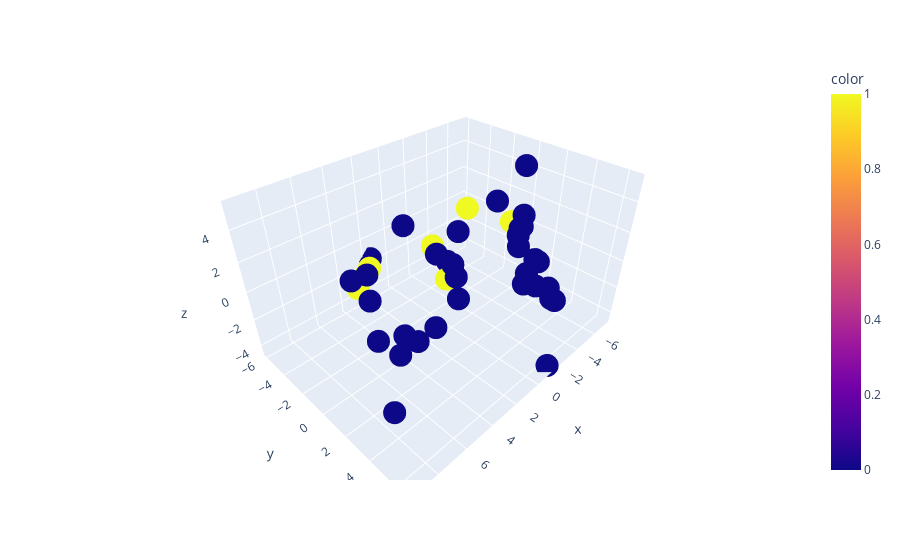

Notebook cell for this chart:
### Code cell
px.scatter_3d(x=x_testdf.iloc[:,0],y=x_testdf.iloc[:,1],z=x_testdf.iloc[:,2], color= y_pred)

### Figure 1 — Plotly figure (JSON) as saved in the notebook; plotly's stock layout.template omitted (floating-point values rounded to 4 significant figures)
{"data": [{"hovertemplate": "x=%{x}<br>y=%{y}<br>z=%{z}<br>color=%{marker.color}<extra></extra>", "legendgroup": "", "marker": {"color": [0, 0, 0, 0, 0, 1, 1, 0, 0, 0, 0, 0, 0, 0, 0, 1, 0, 0, 1, 0, 0, 0, 0, 1, 0, 0, 1, 0, 0, 0, 0, 0, 0, 0, 1, 0, 0, 0, 0, 0], "coloraxis": "coloraxis", "symbol": "circle"}, "mode": "markers", "name": "", "scene": "scene", "showlegend": false, "type": "scatter3d", "x": [-4.744, -1.323, 2.785, -6.513, 6.808, 2.568, -0.4116, -0.06852, 1.72, 4.695, 3.168, 5.872, 5.73, -5.198, 1.663, -3.07, -5.734, -4.91, 3.52, -6.291, -5.534, -4.459, -6.762, 2.778, 0.7683, -3.477, -7.219, 6.072, 2.883, 1.637, 9.337, 5.868, -3.296, -1.438, 2.029, -5.135, 4.06, -6.105, 4.261, -7.006], "y": [1.22, 6.493, 2.916, 1.427, 3.094, -5.558, -2.152, 0.3192, 1.241, 3.382, -4.343, -0.3596, 3.182, 2.541, -5.939, -1.734, 3.215, 1.292, -4.974, 1.029, 3.917, 1.554, -0.1882, 2.227, -3.479, 3.647, -1.308, 2.599, 2.763, 0.3094, 5.617, 0.02403, 2.887, 5.986, -5.613, 0.9363, 4.285, 0.1644, -4.484, -2.493], "z": [5.354, -4.493, 2.189, -1.894, -0.3399, -2.274, 0.3306, 2.549, 1.826, 0.2922, -1.191, 0.5306, -0.09735, -0.9079, -1.438, 2.107, -2.928, 2.079, -2.391, -3.145, -3.469, 1.572, -1.71, 1.704, 1.712, -1.326, -0.358, 0.1304, 2.93, 1.82, -0.1955, -2.092, -1.485, 0.1669, -1.868, 0.8791, 2.277, -0.3623, -1.15, 0.8826]}], "layout": {"coloraxis": {"colorbar": {"title": {"text": "color"}}, "colorscale": [[0, "#0d0887"], [0.1111, "#46039f"], [0.2222, "#7201a8"], [0.3333, "#9c179e"], [0.4444, "#bd3786"], [0.5556, "#d8576b"], [0.6667, "#ed7953"], [0.7778, "#fb9f3a"], [0.8889, "#fdca26"], [1, "#f0f921"]]}, "legend": {"tracegroupgap": 0}, "margin": {"t": 60}, "scene": {"domain": {"x": [0, 1], "y": [0, 1]}, "xaxis": {"title": {"text": "x"}}, "yaxis": {"title": {"text": "y"}}, "zaxis": {"title": {"text": "z"}}}}}
